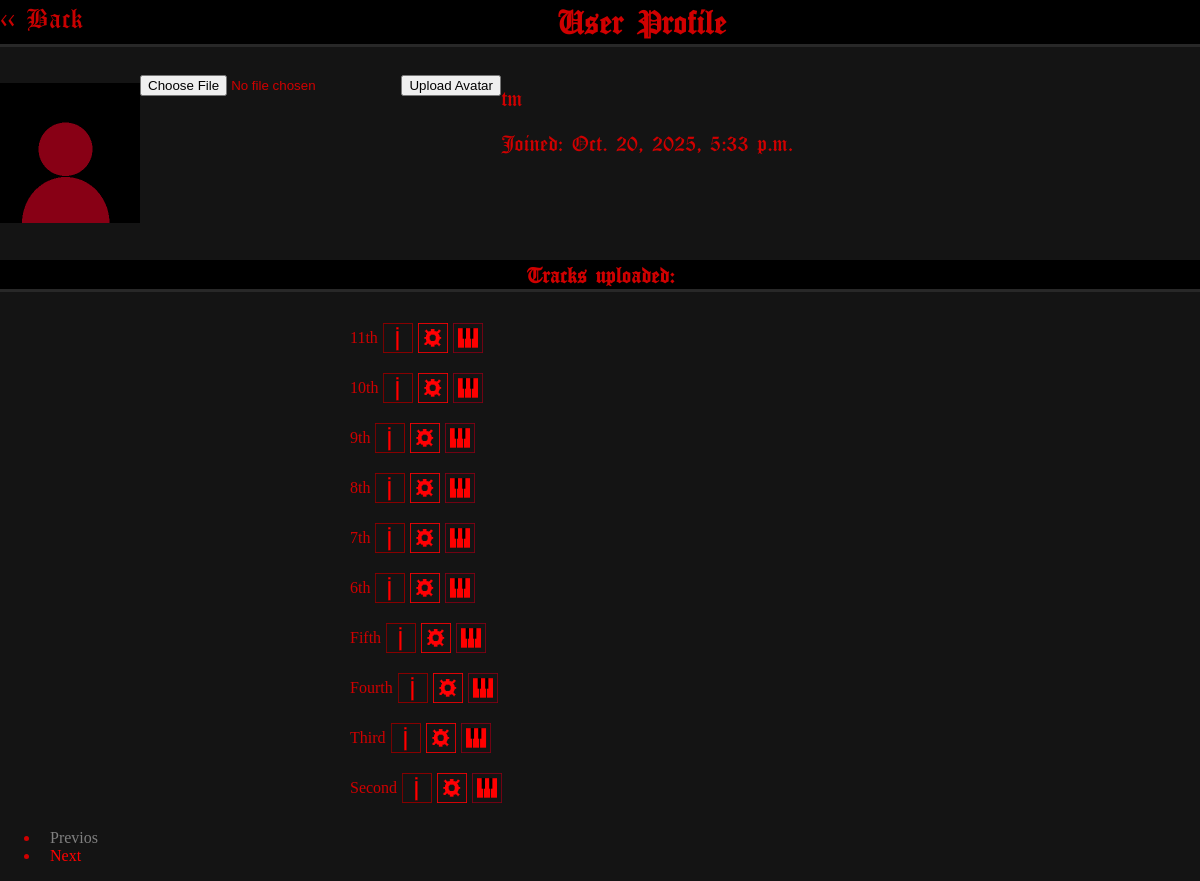
The app's page /profile/8/ (signed in) with its own data.
### MS_APP/models.py (models this page shows)
class Track(models.Model):
    STATUS_CHOICES = [
        (1, 'Demo Version'),
        (2, 'Released Version')
    ]
    PRIVATE_CHOICES = [
        (1, 'Private'),
        (2, 'Public')
    ]
    title = models.CharField(max_length=200)
    artist = models.CharField(max_length=200)
    note_num =models.IntegerField()
    duration = models.DurationField()
    created_at = models.DateTimeField(auto_now_add=True)
    dere_st = models.IntegerField(choices=STATUS_CHOICES, default=1)
    privaty_ch = models.IntegerField(choices=PRIVATE_CHOICES, default=2)
    likes = models.IntegerField(default=0)
    cho_ones = models.ManyToManyField(User, related_name='featured_tracks', blank=True)
    author = models.ForeignKey(User, on_delete=models.CASCADE)

### MS_APP/views.py (the view)
# urls.py: path('profile/<int:id>/', views.ProfileView, name='profile'),
def ProfileView(request, id):
    if request.method == 'GET':
        request.user
        track_list = Track.objects.filter(author = User.objects.get(id=id)).order_by('-created_at')
        paginator = Paginator(track_list, 10)
        page_number = request.GET.get('page')
        page_obj = paginator.get_page(page_number)
        return render(request, 'profile.html', {'id': id, 'page_obj': page_obj})
    if request.method == 'POST':
        pass

### templates/profile.html (shortened to what this page needs)
<DOCTYPE html>
{%load static %}
<html lang="en">
 <head >
        <link rel="stylesheet" href="{% static 'profile.css' %}">
  </head>
<body>
<a href="/" class="back-but1"> << Back </a>
<h2 class="mid"> User Profile</h2>
<div class="profile_info"><p><img src="{% static 'avatars/avatar_stability.png' %}" alt="User" class="user-img" ></p>
<form method="POST" enctype="multipart/form-data">
<input type="file" name="avatar" >
<button type="submit" class="upload_button">Upload Avatar</button>
</form>
<div><p>{{ user.username }}</p>
<p>Joined: {{ user.date_joined }}</p></div></div>
<h4 class="mid">Tracks uploaded: {{ tracks_count }}</h4>
<div class="track_list">
{% for track in page_obj %}
    <div class="track-row">
        <p>{{ track.title }}</p>
        <a href="{% url 'track_info' track.id %}"><img src="{% static 'sitemages/track_info.png' %}" alt="Track Info icon" class="track-info-icon"></button></a>
        <a href="{% url 'edit_track' track.id %}"><img src="{% static 'sitemages/edit_track.png' %}" alt="Track Edit icon" class="track-edit-icon"></a>
        <a href="{% url 'sequences' track.id %}"><img src="{% static 'sitemages/piano_roll.png' %}" alt="Piano Roll" class="track-piano-icon"></a>
    </div>
{%endfor%}
</div>
<nav aria-label="navv">
    <ul class="paginaton">
        <li class="page_item">
            <a class="page-link {% if not page_obj.has_previous %} disabled {% endif %}" href="{% if page_obj.has_previous %} {% url 'profile' id %}?page={{ page_obj.previous_page_number }} {% endif %}">
                Previos
            </a>
        </li>
        <li class="page-item">
            <a class="page-link {% if not page_obj.has_next %} disabled {% endif %}" href="{% if page_obj.has_next %} {% url 'profile' id %}?page={{ page_obj.next_page_number }} {% endif %}">
                Next
            </a>
        </li>
    </ul>
</nav>
</body>
</html>

### static/profile.css (style rules this page uses)
.user-img { width: 140px; height: 140px; }
body { margin: 0; color: rgb(208, 0, 0); background-color: rgb(20, 20, 20); }
a { color: rgb(200, 0, 0); }
.mid { font-family: 'MyFont', sans-serif; background-color: black; text-align: center; border-bottom: 3px solid rgb(40, 40, 40); }
.page-link { color: rgb(255, 0, 0); text-decoration: none; padding: 10px; }
.disabled { pointer-events: none; color: grey; }
.profile_info { font-family: 'MyFont', sans-serif; display: flex; flex-direction: row; }
.track_list { display: flex; flex-direction: column; width: 500px; justify-self: center }
.track-info-icon { width: 30px; height: 30px; }
.track-edit-icon { width: 30px; height: 30px; }
.track-row { display: flex; flex-direction: row; gap: 5px; align-items: center; }
.track-piano-icon { width: 30px; height: 30px; }
.back-but1 { float: left; font-family: 'MyFont', sans-serif; color: rgb(200, 0, 0); text-decoration: none; font-size: 20px; }

### records on screen
Track: title "11th"
Track: title "10th"
Track: title "9th"
Track: title "8th"
Track: title "7th"
Track: title "6th"
Track: title "Fifth"
Track: title "Fourth"
Track: title "Third"
Track: title "Second"

### other values on screen
{{ user.username }} "tm"
{{ user.date_joined }} "Oct. 20, 2025, 5:33 p.m."
